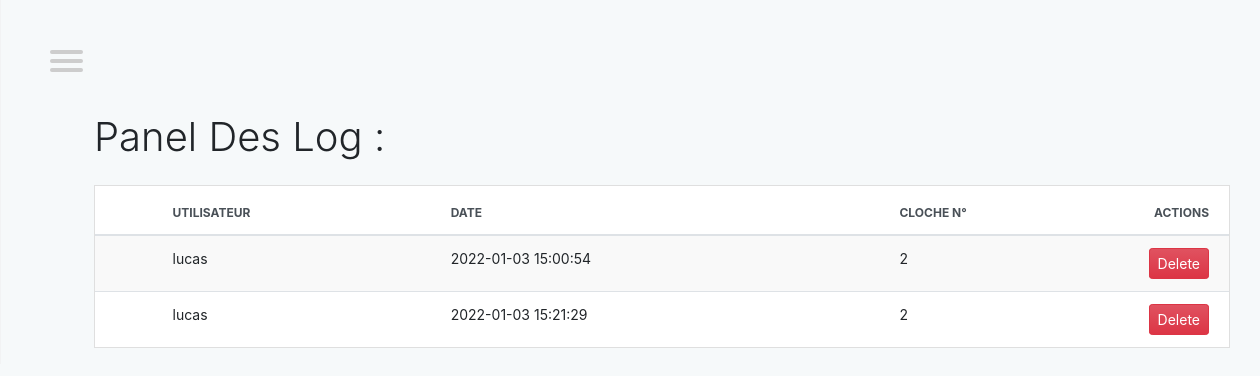
Screenshot of /panelHistorique.php (signed in) with the database file from the repository.
### tables this page shows
CREATE TABLE `HistoCloche` (
  `id` int(11) NOT NULL,
  `User` int(11) NOT NULL,
  `Date` datetime NOT NULL,
  `Cloche` int(11) NOT NULL
);

CREATE TABLE `user` (
  `idUser` int(11) NOT NULL,
  `Nom` text NOT NULL,
  `Mdp` text NOT NULL,
  `status` int(11) NOT NULL,
  `Admin` int(11) NOT NULL
);

### classe/histo.php (the view, shortened to what this page needs)
<?php
class hisorique
{
    private $_BDD;
    public function __construct($BDD)
    {
        $this->_BDD = $BDD;
    }
    public function getLog(){
        $requetprepar = $this->_BDD->prepare("SELECT HistoCloche.id, HistoCloche.User, HistoCloche.Date, HistoCloche.Cloche, user.idUser, user.Nom FROM HistoCloche, user WHERE HistoCloche.`User` = user.idUser");
        $requetprepar->execute();
        while ($data = $requetprepar->fetch()) { ?>
            <tr>
                <th scope="row">
                    <label class="custom-control custom-checkbox m-0 p-0">
                    </label>
                </th>
                <td><?= $data['Nom'] ?></td>
                <td><?= $data['Date'] ?></td>
                <td><?= $data['Cloche'] ?></td>
                <td>
                    <button onclick="window.location.href='?suppr=<?= $data['id'] ?>'" class="btn btn-sm btn-danger">Delete</button>
                </td>
            </tr>
<?php }
    }
}

### Style/manu.css (style rules this page uses)
body { margin: 0; padding: 0; }

### rows the page displays
histocloche: User.Nom "lucas", Date "2022-01-03 15:00:54", Cloche "2"
histocloche: User.Nom "lucas", Date "2022-01-03 15:21:29", Cloche "2"
